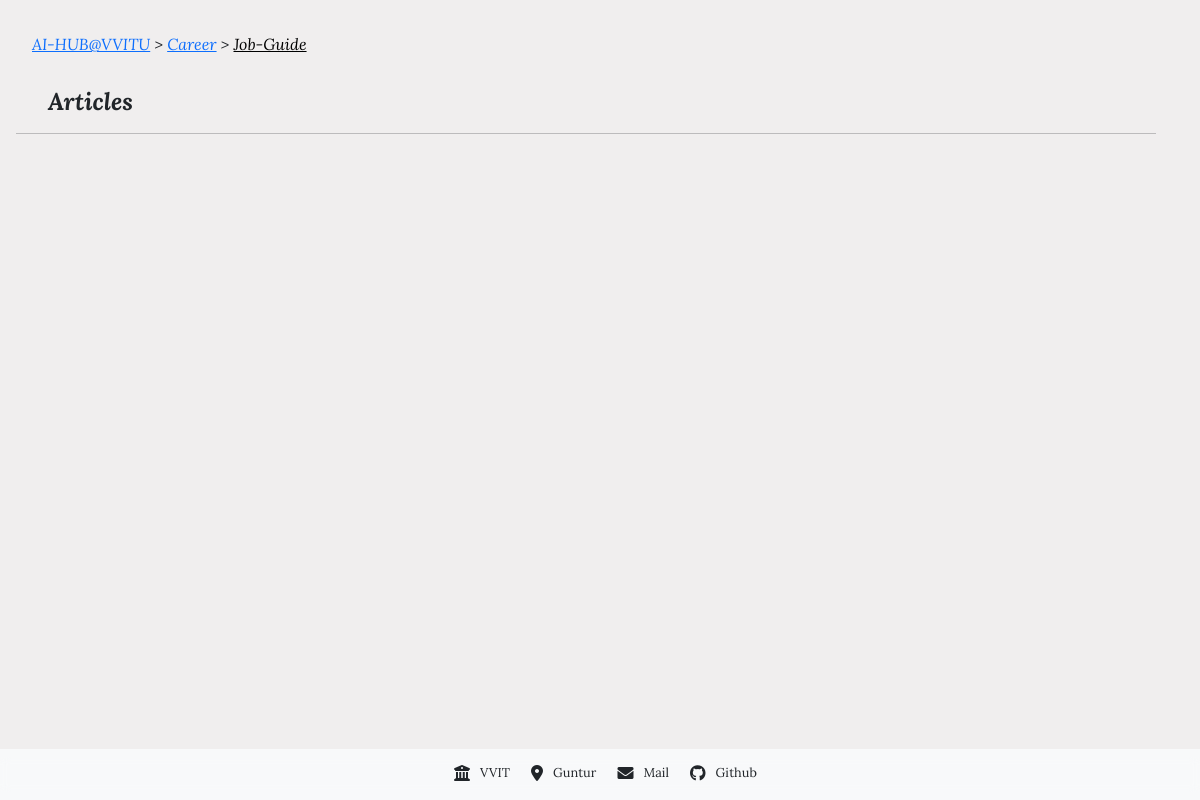
Page /career/job-guide on the earlier database version.
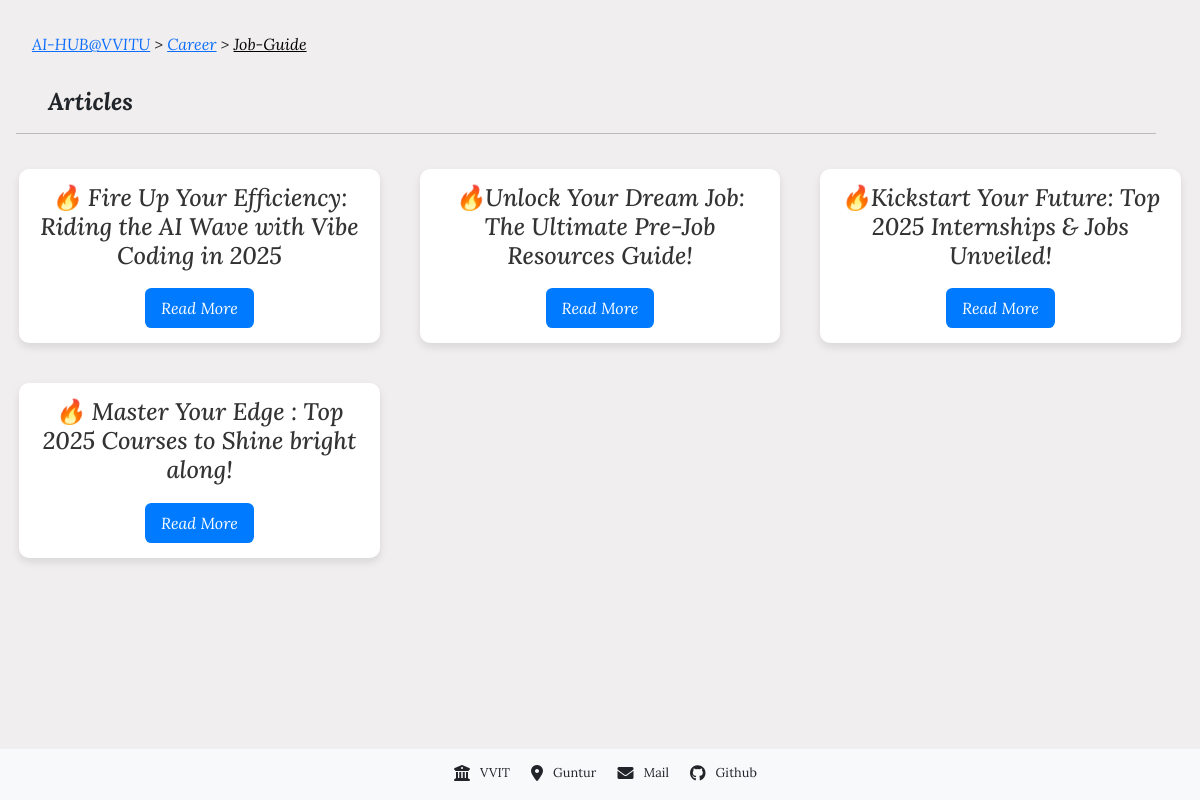
Same page on the later database version.
### apps/ai_hub/models.py (models this page shows, shortened)
class JobGuide(models.Model):
    title = models.CharField(max_length=250)
    blog = models.FileField(upload_to='blogs', blank=True, null=True)

### apps/ai_hub/views.py (the view)
# urls.py: path('career/job-guide', views.job_guide, name='job_guide'),
def job_guide(request):
    articles = JobGuide.objects.all()
    context = {'articles': articles}
    return render(request, 'ai_hub/job_guide.html', context)

### templates/ai_hub/job_guide.html (shortened to what this page needs)
{% load static %}
<html lang="en">
<head>
    {% include 'ai_hub/partials/links.html' %}
    <link rel="stylesheet" href="{% static 'styling/ai_hub/blog.css' %}">
    <link rel="stylesheet" href="https://cdnjs.cloudflare.com/ajax/libs/font-awesome/5.15.2/css/all.min.css"/>
</head>
<body>
    <div class='mt-3 pt-3'>
        <a href="/" style="margin-left: 2rem;font-size:16px;">AI-HUB@VVITU</a> &gt
        <a href="/career" style="font-size:16px;">Career</a> &gt
        <a href="/career/job-guide" style="color:black;font-size:16px;">Job-Guide</a>
    </div>
    <h1 id="page-title">Articles</h1><hr>
    <main id="blog-container" class='container'>
        {% for article in articles %}
            <div class="blog-card">
                <h2>{{article.title}}</h2>
                <a href="/blog_viewer{{article.blog.url}}">Read More</a>
            </div>
        {% endfor %}
    </main>
    <br><br>
    {% include 'ai_hub/partials/footer.html' %}
</body>
</html>

Differences in the rows shown:
added JobGuide: title "🔥 Fire Up Your Efficiency: Riding the AI Wave with Vibe Coding in 2025"
added JobGuide: title "🔥Unlock Your Dream Job: The Ultimate Pre-Job Resources Guide!"
added JobGuide: title "🔥Kickstart Your Future: Top 2025 Internships & Jobs Unveiled!"
added JobGuide: title "🔥 Master Your Edge : Top 2025 Courses to Shine bright along!"
